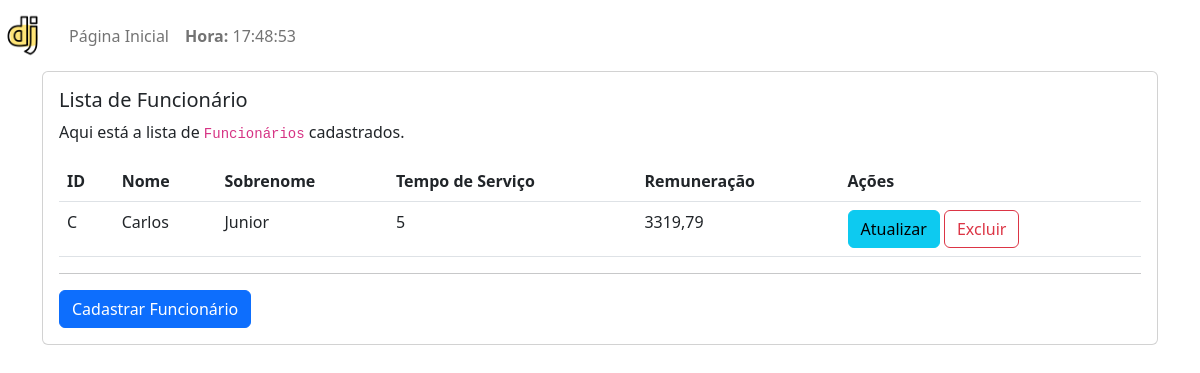
Before: /lista/ with the older database file.
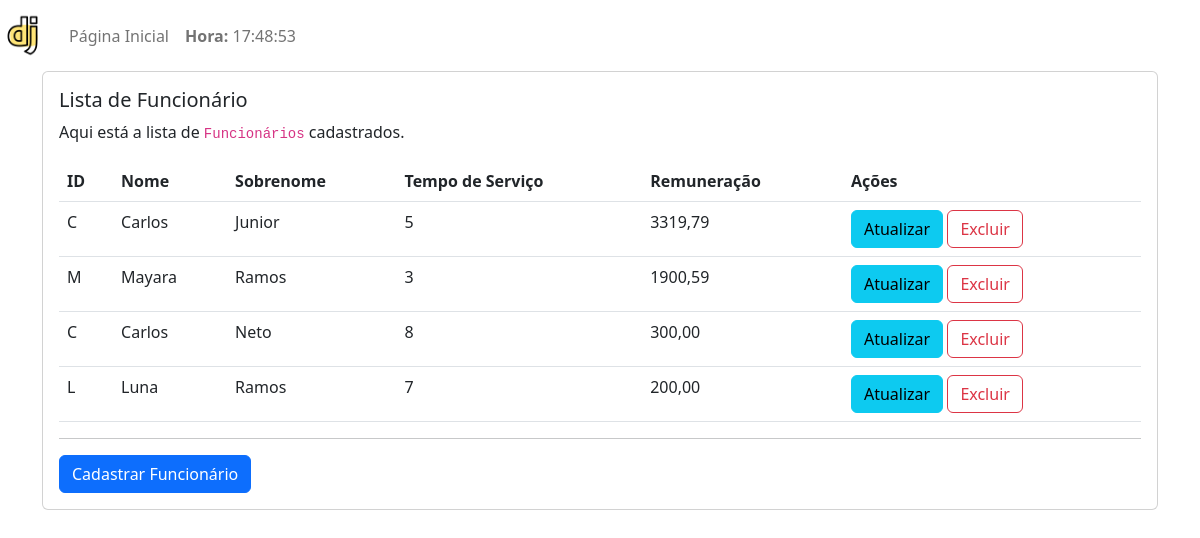
After: the same page with the newer database file.
### website/models.py (models this page shows)
class Funcionario(models.Model):
    nome = models.CharField(
        max_length=255,
        null=False,
        blank=False
    )
    sobre_nome = models.CharField(
        max_length=255,
        null=False,
        blank=False
    )
    cpf = models.CharField(
        max_length=14,
        null=False,
        blank=False
    )
    tempo_de_servico = models.IntegerField(
        default=0,
        null=False,
        blank=False
    )
    remuneracao = models.DecimalField(
        max_digits=8,
        decimal_places=2,
        null=False,
        blank=False
    )
    objetos = models.Manager()

### website/views.py (the view)
class FuncionariosListView(ListView):
    template_name = 'website/lista.html'
    model = Funcionario
    context_object_name = 'funcionarios'

### website/templatetags/primeira_letra.py (called while the page is built)
@register.filter
@stringfilter
def primeira_letra(value):
    return list(value)[0]

### website/templatetags/tempo_atual.py (called while the page is built)
@register.simple_tag()
def tempo_atual():
    return datetime.datetime.now().strftime('%H:%M:%S')

### website/templates/website/lista.html (shortened to what this page needs)
{% extends "base.html" %}
{% load primeira_letra %}
{% block conteudo %}
    <div class="container">
        <div class="row">
            <div class="col-lg-12 col-md-12 col-sm-12 col-xs-12">
                <div class="card">
                    <div class="card-body">
                        <h5 class="card-title">Lista de Funcionário</h5>
                        {% if funcionarios|length > 0 %}
                            <p class="card-text">
                                Aqui está a lista de <code>Funcionários</code>
                                cadastrados.
                            </p>
                            <table class="table">
                                <thead class="thead-dark">
                                    <tr>
                                        <th>ID</th>
                                        <th>Nome</th>
                                        <th>Sobrenome</th>
                                        <th>Tempo de Serviço</th>
                                        <th>Remuneração</th>
                                        <th>Ações</th>
                                    </tr>
                                </thead>
                                <tbody>
                                    {% for funcionario in funcionarios %}
                                        <tr>
                                            <td>{{ funcionario.nome|primeira_letra }}</td>
                                            <td>{{ funcionario.nome }}</td>
                                            <td>{{ funcionario.sobre_nome }}</td>
                                            <td>{{ funcionario.tempo_de_servico }}</td>
                                            <td>{{ funcionario.remuneracao }}</td>
                                            <td>
                                                <a
                                                    href="{% url 'website:atualiza' funcionario.id %}"
                                                    class="btn btn-info"
                                                >
                                                    Atualizar
                                                </a>
                                                <a
                                                    href="{% url 'website:deletar_funcionario' funcionario.id %}"
                                                    class="btn btn-outline-danger"
                                                >
                                                    Excluir
                                                </a>
                                            </td>
                                        </tr>
                                    {% endfor %}
                                </tbody>
                            </table>
                        {% else %}
                        <div class="text-center mt-5 mb-5 jumbotron">
                            <h5>
                                Nenhum <code>Funcionário</code> cadastrado ainda.
                            </h5>
                        </div>
                        {% endif %}
                        <hr />
                        <div class="text-right">
                            <a
                                class="btn btn-primary"
                                href="{% url 'website:cadastrar_funcionario' %}"
                            >
                                Cadastrar Funcionário
                            </a>
                        </div>
                    </div>
                </div>
            </div>
        </div>
    </div>
{% endblock %}

### templates/base.html (shortened to what this page needs)
{% load static %}
{% load tempo_atual %}
<!DOCTYPE html>
<html>
    <head>
        {% block styles %}
            <link
                rel="stylesheet"
                href="{% static '/css/bootstrap.min.css' %}"
            />
            <link rel="stylesheet" href="{% static '/css/master.css' %}" />
        {% endblock %}
    </head>
    <body>
        <nav class="navbar navbar-expand-lg navbar-light">
            <a class="navbar-brand" href="{% url 'website:index' %}">
                <img
                    src="{% static '/img/Django.png' %}"
                    height="45px"
                />
            </a>
            <div class="collapse navbar-collapse" id="conteudo-navbar">
                <ul class="navbar-nav mr-auto">
                    <li class="nav-item">
                        <a class="nav-link" href="{% url 'website:index' %}">
                            Página Inicial
                        </a>
                    </li>
                </ul>
                <ul class="navbar-nav float-right">
                    <li class="nav-item">
                        <a class="nav-link" href="#">
                            <b>Hora: </b>{% tempo_atual %}
                        </a>
                    </li>
                </ul>
            </div>
        </nav>
        {% block conteudo %}
        {% endblock %}
    </body>
</html>

Changed rows visible on the page:
added Funcionario: nome|primeira_letra "M", nome "Mayara", sobre_nome "Ramos", tempo_de_servico "3", remuneracao "1900,59"
added Funcionario: nome|primeira_letra "C", nome "Carlos", sobre_nome "Neto", tempo_de_servico "8", remuneracao "300,00"
added Funcionario: nome|primeira_letra "L", nome "Luna", sobre_nome "Ramos", tempo_de_servico "7", remuneracao "200,00"
